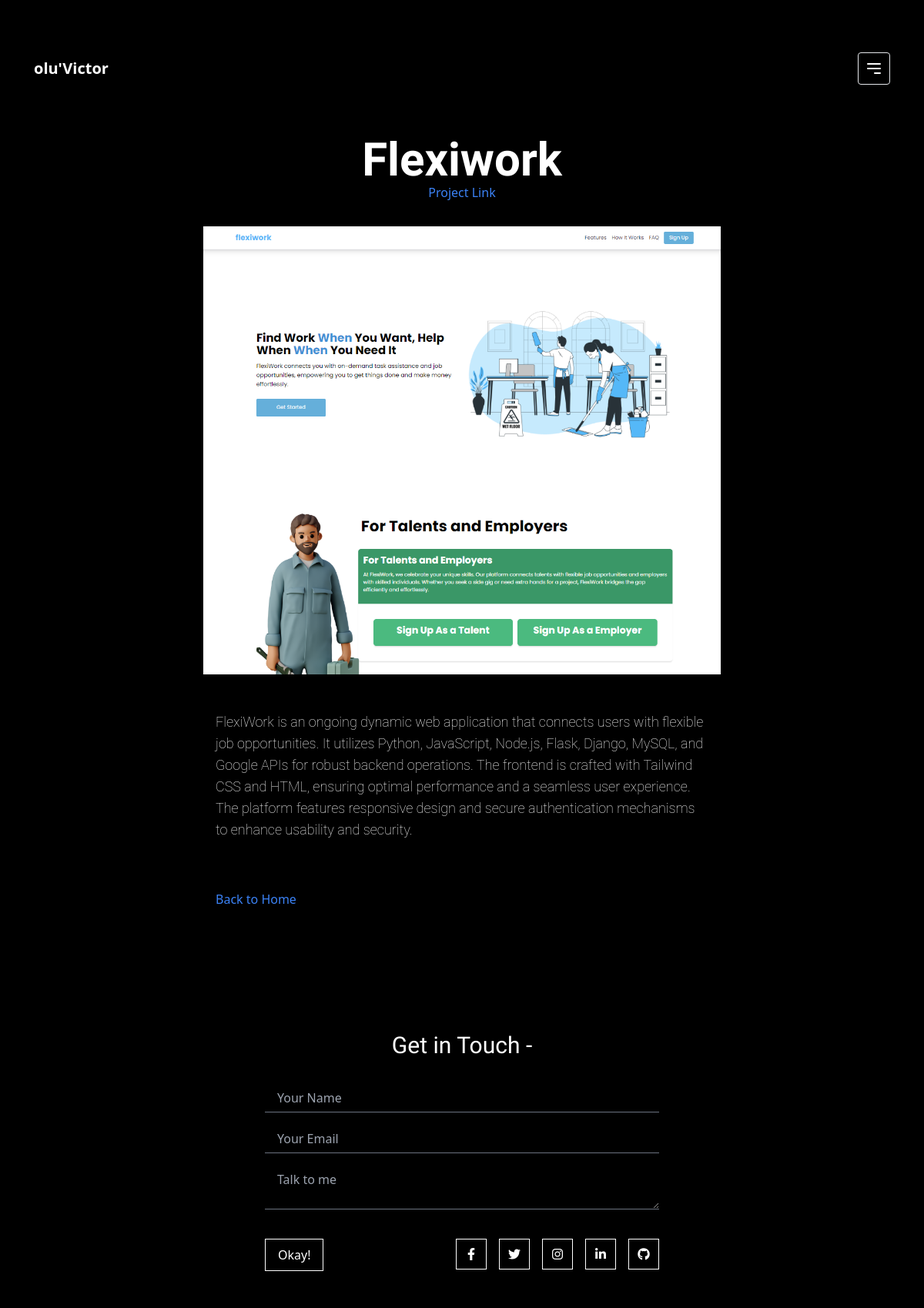
/project/4/, run on the app's committed database.
### main/models.py (models this page shows, shortened)
class Project(models.Model):
    title = models.CharField(max_length=200)
    description = models.TextField()
    tags = models.ManyToManyField(Tag, related_name="projects")
    link = models.URLField(max_length=200, blank=True)
    logo = models.ImageField(upload_to="project_logos/", blank=True, null=True)  # Separate field for logo

class ProjectImage(models.Model):
    project = models.ForeignKey(Project, related_name="images", on_delete=models.CASCADE)
    images = models.ImageField(upload_to="project_images/")

### main/views.py (the view)
# urls.py: path("project/<int:id>/", views.project, name="project"),
def project(request, id):
    project = get_object_or_404(Project, pk=id)
    return render(request, "project.html", {'project': project})

### main/templates/project.html (shortened to what this page needs)
{% load static %}
<!DOCTYPE html>
<html lang="en">
<head>
    <link rel="stylesheet" href="{% static 'css/style.css' %}">
    <link href="https://cdn.jsdelivr.net/npm/tailwindcss@2.2.19/dist/tailwind.min.css" rel="stylesheet">
    <link rel="stylesheet" href="https://cdnjs.cloudflare.com/ajax/libs/font-awesome/6.0.0-beta3/css/all.min.css">
</head>
<body class="bg-black text-white p-12" style="margin: 0; padding: 0;">
    <div class="w-full mx-auto">
        <header class="container mx-auto mb-12 mx-auto p-5 flex justify-between items-center max-w-6xl mt-12">
            <div>
                <a href="/"><span class="text-xl font-bold">olu'Victor</span></a>
            </div>
            <button id="menu-button" class="p-2 border rounded hover:bg-gray-700">
                <svg id="menu-icon" class="w-6 h-6" fill="none" stroke="currentColor" viewBox="0 0 24 24" xmlns="http://www.w3.org/2000/svg">
                    <path id="menu-path" stroke-linecap="round" stroke-linejoin="round" stroke-width="2" d="M4 6h16M4 12h16m-7 6h7"></path>
                </svg>
            </button>
        </header>
        <main class="container mx-auto max-w-2xl">
            <section class="project-details max-w-full relative md:max-w-3xl">
                <div class="text-center">
                    <h1 class="title text-3xl md:text-6xl font-bold">{{ project.title }}</h1>
                    <a href="{{ project.link }}" class="text-blue-500 hover:text-blue-700">Project Link</a>
                </div>
                <div class="mt-8">
                    {% for image in project.images.all %}
                    <div class="mb-8">
                        <img src="{{ image.images.url }}" alt="project-image" class="project-image">
                    </div>
                    {% endfor %}
                </div>
                <p class="subtitle sm: p-4 text-lg">{{ project.description }}</p>
                <a href="{% url 'index' %}" class="text-blue-500 hover:text-blue-700 mt-8 sm: p-4 inline-block">Back to Home</a>
            </section>
        </main>
    </div>
    <section id="contact" class="contact-section mt-24 bg-black w-full">
        <div class="max-w-2xl p-4 md:p-12 mt-12 mx-auto flex flex-col items-center justify-center">
            <div class="title text-3xl mb-8">Get in Touch - {{ message_name }}</div>
            <form action="{% url 'index' %}" method="POST" class="w-full max-w-lg">
                <div class="mb-4">
                    <input class="appearance-none bg-transparent border-b border-gray-500 w-full py-2 px-4 text-white leading-tight focus:outline-none focus:border-white" name="message-name" type="text" placeholder="Your Name">
                </div>
                <div class="mb-4">
                    <input class="appearance-none bg-transparent border-b border-gray-500 w-full py-2 px-4 text-white leading-tight focus:outline-none focus:border-white" name="message-email" type="email" placeholder="Your Email">
                </div>
                <div class="mb-4">
                    <textarea class="appearance-none bg-transparent border-b border-gray-500 w-full py-2 px-4 text-white leading-tight focus:outline-none focus:border-white" name="message" placeholder="Talk to me"></textarea>
                </div>
                <div class="flex justify-between mt-8">
                    <div>
                        <button class="bg-transparent text-white border border-white py-2 px-4 hover:bg-white hover:text-black" type="submit">Okay!</button>
                    </div>
                    <div class="flex space-x-4">
                        <a href="https://facebook.com" target="_blank" class="flex items-center justify-center w-10 h-10 border border-white text-white hover:bg-blue-700 transition duration-300">
                            <i class="fab fa-facebook-f"></i>
                        </a>
                        <a href="https://twitter.com" target="_blank" class="flex items-center justify-center w-10 h-10 border border-white  text-white hover:bg-blue-500 transition duration-300">
                            <i class="fab fa-twitter"></i>
                        </a>
                        <a href="https://instagram.com" target="_blank" class="flex items-center justify-center w-10 h-10 border border-white text-white hover:bg-pink-600 transition duration-300">
                            <i class="fab fa-instagram"></i>
                        </a>
                        <a href="https://linkedin.com" target="_blank" class="flex items-center justify-center w-10 h-10 border border-white text-white hover:bg-blue-800 transition duration-300">
                            <i class="fab fa-linkedin-in"></i>
                        </a>
                        <a href="https://github.com" target="_blank" class="flex items-center justify-center w-10 h-10 border border-white text-white hover:bg-gray-900 transition duration-300">
                            <i class="fab fa-github"></i>
                        </a>
                    </div>
                </div>
            </form>
        </div>
    </section>
</body>
</html>

### staticfiles/css/style.css (style rules this page uses)
html, :host { line-height: 1.5; -webkit-text-size-adjust: 100%; -moz-tab-size: 4; -o-tab-size: 4; tab-size: 4; font-family: ui-sans-serif, system-ui, sans-serif, "Apple Color Emoji", "Segoe UI Emoji", "Segoe UI Symbol", "Noto Color Emoji"; font-feature-settings: normal; font-variation-settings: normal; -webkit-tap-highlight-color: transparent; }
body { margin: 0; line-height: inherit; }
h1, h2, h3, h4, h5, h6 { font-size: inherit; font-weight: inherit; }
a { color: inherit; text-decoration: inherit; }
button, input, optgroup, select, textarea { font-family: inherit; font-feature-settings: inherit; font-variation-settings: inherit; font-size: 100%; font-weight: inherit; line-height: inherit; letter-spacing: inherit; color: inherit; margin: 0; padding: 0; }
button, select { text-transform: none; }
button, input:where([type='button']), input:where([type='reset']), input:where([type='submit']) { -webkit-appearance: button; background-color: transparent; background-image: none; }
blockquote, dl, dd, h1, h2, h3, h4, h5, h6, hr, figure, p, pre { margin: 0; }
textarea { resize: vertical; }
input::placeholder, textarea::placeholder { opacity: 1; color: #9ca3af; }
button, [role="button"] { cursor: pointer; }
img, svg, video, canvas, audio, iframe, embed, object { display: block; vertical-align: middle; }
img, video { max-width: 100%; height: auto; }
.title, .contact-title { font-family: "Irish Grover", system-ui; font-weight: 400; font-style: normal; }
.subtitle, body { font-family: "Roboto", sans-serif; font-weight: 100; font-style: normal; }
body { background-color: white; }

### data on the page
Project: title "Flexiwork", description "FlexiWork is an ongoing dynamic web application that connects users with flexible job opportunities. It utilizes Python, JavaScript, Node.js, Flask, Django, MySQL, and Google APIs for robust backend operations. The frontend is crafted with Tailwind CSS and HTML, ensuring optimal performance and a seamless user experience. The platform features responsive design and secure authentication mechanisms to enhance usability and security."
ProjectImage: images (picture)
